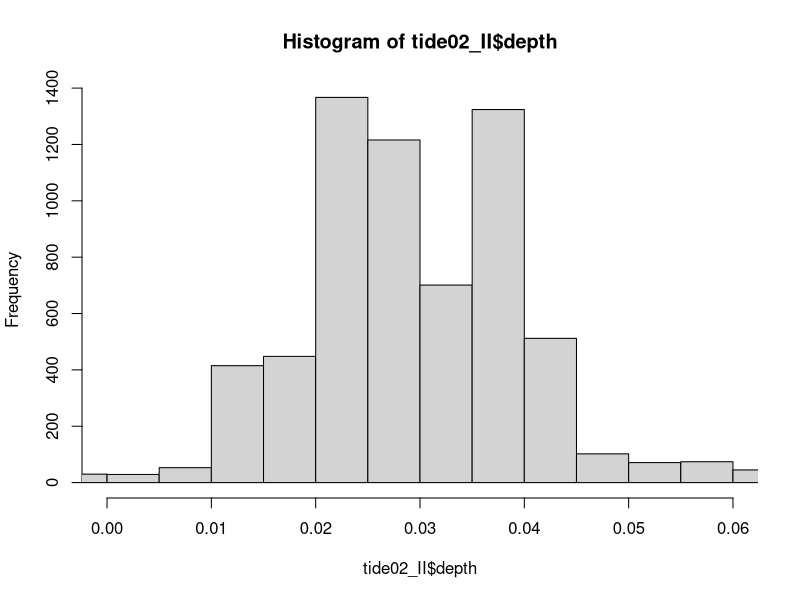
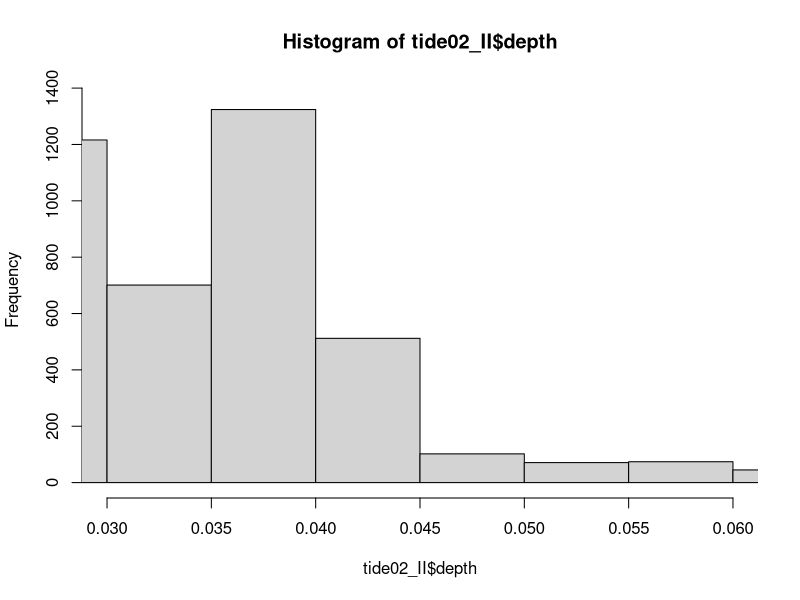
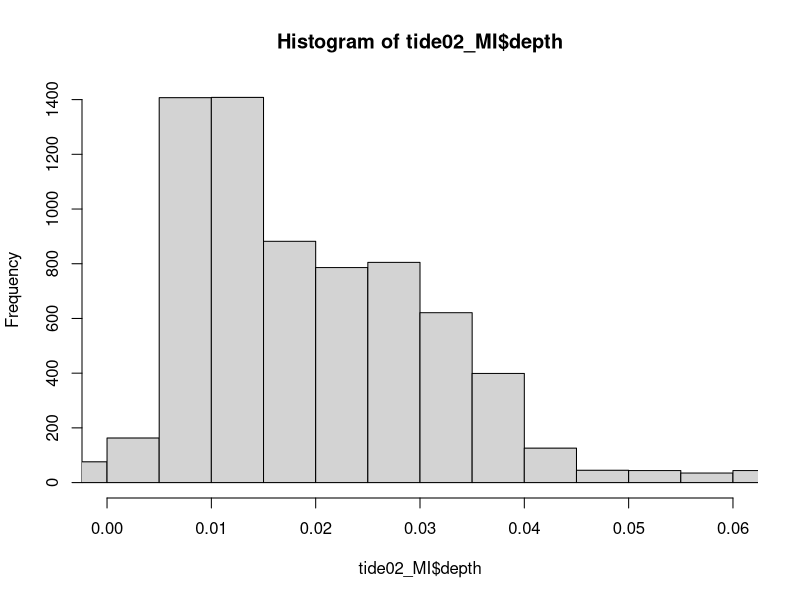
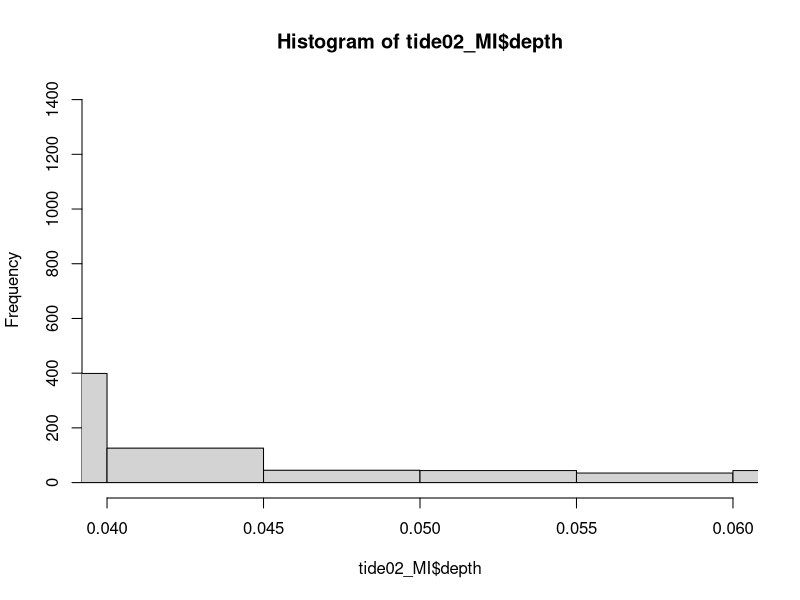
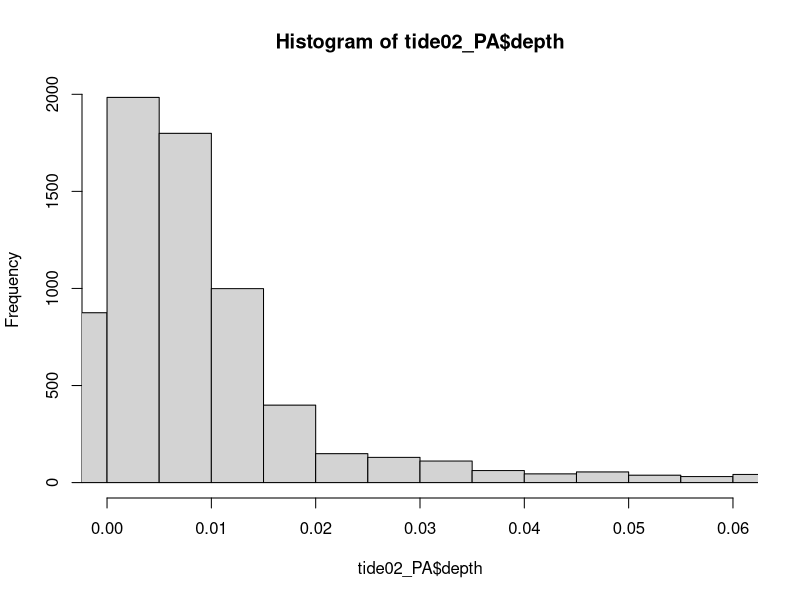
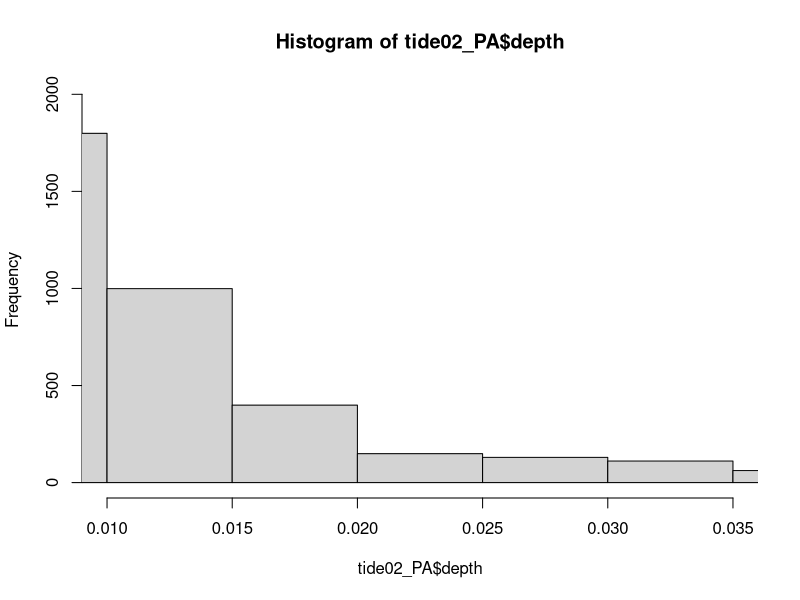
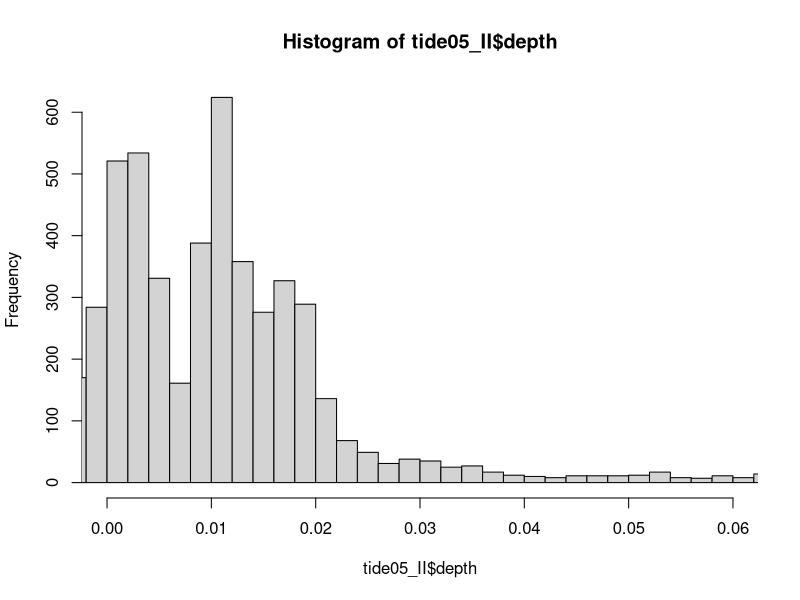
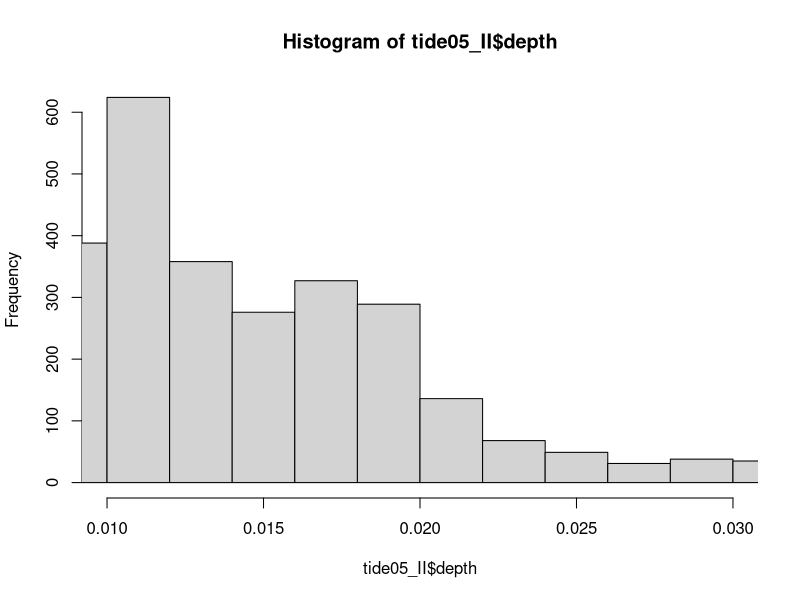

Recreate these plots in R, in order.
## ---- chunk 1
# load packages
library(ggplot2)
library(tidyr)
library(dplyr)
#working with time 
library(lubridate)
library(scales)
library(cowplot)

#rollmean is in the package zoo 
library(zoo)

## ---- chunk 2

#loading the combined xcel sheet 
tide02_II <- readxl::read_xlsx("data/372_LAC_0223.xlsx", 
    #skipping first line 
    skip=1, col_types = c("text", "guess", "numeric", "numeric", "numeric","numeric")) |>
  #dropping Nas
  drop_na()  |>
    #7/26/2023  9:20:00 AM
   filter(datetime > ymd_hms("2023-02-13 08:20:00"))


tide02_MI <- readxl::read_xlsx("data/211_LAC_0223.xlsx", 
    #skipping first line 
    skip=1,col_types = c("text", "guess", "numeric", "numeric", "numeric","numeric")) |>
   #dropping Nas
  drop_na() |>
      #7/26/2023  9:20:00 AM
   filter(datetime > ymd_hms("2023-02-13 08:20:00"))


tide02_PA <- readxl::read_xlsx("data/678_LAC_0223.xlsx", 
   #skipping first line 
  skip=1,col_types = c("text", "guess", "numeric", "numeric", "numeric","numeric")) |>
   #dropping Nas
  drop_na() |>
      #7/26/2023  9:20:00 AM
   filter(datetime > ymd_hms("2023-02-13 08:20:00"))



#loading the combined xcel sheet 
tide05_II <- readxl::read_xlsx("data/211_LAC_0523.xlsx", 
 #skipping first line                            
 skip=1)|>
   #dropping Nas
  drop_na()

tide05_MI <- readxl::read_xlsx("data/372_LAC_0523.xlsx", 
                               #skipping first line 
                               skip=1) |>
   #dropping Nas
  drop_na()

tide05_PA <- readxl::read_xlsx("data/678_LAC_0523.xlsx", 
                               #skipping first line 
                               skip=1) |>
   #dropping Nas
  drop_na()

#loading the combined xcel sheet 
tide07_II <- readxl::read_xlsx("data/211_LAC_0723.xlsx", 
                               #skipping first line 
                               skip=1) |>
   #dropping Nas
  drop_na() |>
    #7/26/2023  9:20:00 AM
   filter(datetime > ymd_hms("2023-07-26 10:00:00"))

tide07_MI <- readxl::read_xlsx("data/372_LAC_0723.xlsx", 
                               #skipping first line 
                               skip=1) |>
   #dropping Nas
  drop_na() |>
    #7/26/2023  9:20:00 AM
   filter(datetime > ymd_hms("2023-07-26 10:00:00"))

tide07_PA <- readxl::read_xlsx("data/678_LAC_0723.xlsx", 
                 #skipping first line 
                  skip=1) |>
            #dropping Nas
              drop_na() |>
  #7/26/2023  9:20:00 AM
   filter(datetime > ymd_hms("2023-07-26 10:00:00"))
  
## ---- chunk 3
#function for replacing negative values  
noNegdepth <- function(df) {
  #returning the line of values with 0's replaced
  return(test<-ifelse(
    #if the value is less than or equal to 0 
    df <= 0,
    #replace with a 0
    0,
    #and if not, give it the old razzle dazzle (OG value of depth)
    df))
}


#function time 
GimmeMeanLine <- function(df) {
  return(ave10depth <- rollmean(df,10, fill = list(NA, NULL, NA)))
}
  

#getting the experiment time from starting line
exp_time <- function(df) {
    #calling the experiment start time (first line)
      start_time <- df[1]
      return(as.numeric(difftime(df,start_time, units='hours')))

}

#function for replacing negative values  
Clean.Depth <- function(df,cutoff) {
  #returning the line of values with 0's replaced
  return(test<-ifelse(
    #if the value is less than or equal to 0.04 
    df <= cutoff,
    #replace with a zero (no water)
    0,
    #and if not, give it the old razzle dazzle (OG value of depth)
    df))
}
## ---- chunk 4
#site II
hist(tide02_II$depth,
     xlim=c(0.00,0.06),
     breaks = 100)
hist(tide02_II$depth,
     xlim=c(0.03,0.06),
     breaks = 100)

#site MI
hist(tide02_MI$depth,
     xlim=c(0.00,0.06),
     breaks = 100)
hist(tide02_MI$depth,
     xlim=c(0.04,0.06),
     breaks = 100)

#site PA
hist(tide02_PA$depth,
     xlim=c(0.00,0.06),
     breaks = 100)
hist(tide02_PA$depth,
     xlim=c(0.01,0.035),
     breaks = 100)

#may 
#site II
hist(tide05_II$depth,xlim=c(0.00,0.06),breaks = 100)
hist(tide05_II$depth,xlim=c(0.01,0.03), breaks = 100)

#site MI
hist(tide05_MI$depth,xlim=c(0.00,0.06), breaks = 100)
hist(tide05_MI$depth,xlim=c(0.02,0.04),breaks = 100)

#site PA
hist(tide05_PA$depth, xlim=c(0.00,0.06),breaks = 100)
hist(tide05_PA$depth,xlim=c(0.0,0.02), breaks = 100)

#July
#site II
hist(tide07_II$depth,xlim=c(0.00,0.06),breaks = 100)
hist(tide07_II$depth,xlim=c(0.01,0.03), breaks = 100)

#site MI
hist(tide07_MI$depth,xlim=c(0.00,0.06), breaks = 100)
hist(tide07_MI$depth, xlim=c(0.02,0.04), breaks = 100)

#site PA
hist(tide07_PA$depth,xlim=c(0.00,0.06), breaks = 100)
hist(tide07_PA$depth,xlim=c(0.0,0.02),breaks = 100)

## ---- chunk 5
#febuary Tides
tide02_II$depth<- Clean.Depth(tide02_II$depth, 0.045)
tide02_MI$depth<- Clean.Depth(tide02_MI$depth, 0.045)
tide02_PA$depth<- Clean.Depth(tide02_PA$depth, 0.015)

#may tides
tide05_II$depth<- Clean.Depth(tide05_II$depth, 0.0215)
tide05_MI$depth<- Clean.Depth(tide05_MI$depth, 0.03)
tide05_PA$depth<- Clean.Depth(tide05_PA$depth, 0.01)


#july tides
tide07_II$depth<- Clean.Depth(tide07_II$depth, 0.02)
tide07_MI$depth<- Clean.Depth(tide07_MI$depth, 0.03)
tide07_PA$depth<- Clean.Depth(tide07_PA$depth, 0.01)

## ---- chunk 6
tide02_II$exp_time<- exp_time(tide02_II$datetime)
tide02_MI$exp_time<- exp_time(tide02_MI$datetime)
tide02_PA$exp_time<- exp_time(tide02_PA$datetime)

tide05_II$exp_time<- exp_time(tide05_II$datetime)
tide05_MI$exp_time<- exp_time(tide05_MI$datetime)
tide05_PA$exp_time<- exp_time(tide05_PA$datetime)

tide07_II$exp_time<- exp_time(tide07_II$datetime)
tide07_MI$exp_time<- exp_time(tide07_MI$datetime)
tide07_PA$exp_time<- exp_time(tide07_PA$datetime)

## ---- chunk 7
#getting rolling means for 
#feb
tide02_meanline_II<- GimmeMeanLine(tide02_II$depth)
tide02_meanline_MI<- GimmeMeanLine(tide02_MI$depth)
tide02_meanline_PA<- GimmeMeanLine(tide02_PA$depth)

#may
tide05_meanline_II<- GimmeMeanLine(tide05_II$depth)
tide05_meanline_MI<- GimmeMeanLine(tide05_MI$depth)
tide05_meanline_PA<- GimmeMeanLine(tide05_PA$depth)

#July
tide07_meanline_II<- GimmeMeanLine(tide07_II$depth)
tide07_meanline_MI<- GimmeMeanLine(tide07_MI$depth)
tide07_meanline_PA<- GimmeMeanLine(tide07_PA$depth)
 
## ---- chunk 8
cleanDateX <-   
  #making the x nice
  scale_x_datetime(
    #null for no legend title 
    breaks = date_breaks("24 hours"),
    labels = date_format(format = " %d"))
## ---- chunk 9

July.m.tide <-ggplot() +
#average mean line
  
     geom_line(aes(tide07_II$datetime,tide07_meanline_II), color="#CDCD00",linewidth=0.5)+
  
      geom_line(aes(tide07_MI$datetime,tide07_meanline_MI), color="#8FBC8F",linewidth=0.5)+
  
   geom_line(aes(tide07_PA$datetime,tide07_meanline_PA), color="#CD9B9B",linewidth=0.5)+
   #PA
 # cleanDateX +
   #scaling the Y axis to all reflect same range
  scale_y_continuous(limits=c(-0.025,0.43))+ 
  
  labs(x=NULL, y=NULL, title=NULL) +
  
  theme_bw() +
  theme(plot.margin = unit(c(0, 0, 0, 0), "cm")) +
  
      scale_x_datetime(
    #null for no legend title
    name = NULL, 
    breaks = date_breaks("1 days"),
    labels = date_format(format = "%b %d")) 

#for your viewing pleasure
July.m.tide 
  
## ---- chunk 10
May.m.tide <-ggplot() +
#average mean line
   #MI
   geom_line(aes(tide05_PA$datetime,tide05_meanline_PA), color="#CD9B9B", linewidth=0.5)+
     #PA
   geom_line(aes(tide05_II$datetime,tide05_meanline_II), color="#CDCD00", linewidth=0.5)+
  
  geom_line(aes(tide05_MI$datetime,tide05_meanline_MI), color="#8FBC8F", linewidth=0.5)+

  #cleanDateX +
   #scaling the Y axis to all reflect same range
  scale_y_continuous(limits=c(-0.025,0.43))+ 
  
  labs(
    x=NULL,
    y=NULL,
    title= NULL) + 
    
  theme_bw() +
  
    scale_x_datetime(
    #null for no legend title
    name = NULL, 
    breaks = date_breaks("1 days"),
    labels = date_format(format = "%b %d"))+ 
  
  theme(plot.margin = unit(c(0, 0, 0, 0), "cm"))

#for your viewing pleasure
May.m.tide 
## ---- chunk 11
Feb.m.tide <- ggplot() +
#average mean line
  #_II
   geom_line(aes(tide02_II$datetime,tide02_meanline_II), color="#CDCD00", linewidth=0.5)+
  #MI
  geom_line(aes(tide02_MI$datetime,tide02_meanline_MI), color="#8FBC8F", linewidth=0.5)+
  #PA
   geom_line(aes(tide02_PA$datetime,tide02_meanline_PA), color="#CD9B9B", linewidth=0.5)+ 
  #cleanDateX +
   #scaling the Y axis to all reflect same range
  scale_y_continuous(limits=c(-0.025,0.43))+ 
  
  labs(
    x=NULL,
    y=NULL,
    title=NULL) +
  
    scale_x_datetime(
    #null for no legend title
    name = NULL, 
    breaks = date_breaks("1 days"),
    labels = date_format(format = "%b %d"))+ 
  
  theme(plot.margin = unit(c(0, 0, 0, 0), "cm"))+
    
  theme_bw()


#for your viewing pleasure
Feb.m.tide 
## ---- chunk 12

#plotting all of them 
plot_grid(Feb.m.tide,May.m.tide,July.m.tide,
          #making tide height the same
          align = "v",
          label_size = 8,
          #in three rows
          nrow=3)

ggsave("allTide_clean.pdf", width = 5, height = 3)


## ---- chunk 13
# island interior 
max(tide02_II$depth)
max(tide05_II$depth)
max(tide07_II$depth)

#% time out of water  (exposed)
#filtering so when depth >0 (underwater) / total number of measurements 
nrow(tide02_II|> filter(depth > 0))/nrow(tide02_II) * 100
nrow(tide05_II|> filter(depth >0)) / nrow(tide05_II) *100 
nrow(tide07_II|> filter(depth > 0)) / nrow(tide07_II) *100 

## ---- chunk 14
#MANGROVE interior
max(tide02_MI$depth)
max(tide05_MI$depth)
max(tide07_MI$depth)

#% time out of water  (exposed)
#filtering so when depth >0 (underwater) / total number of measurements 
nrow(tide02_MI|> filter(depth > 0)) / nrow(tide02_MI) * 100
nrow(tide05_MI|> filter(depth > 0)) / nrow(tide05_MI) * 100 
nrow(tide07_MI|> filter(depth > 0)) / nrow(tide07_MI) *100 
## ---- chunk 15
# island interior 
max(tide02_PA$depth)
max(tide05_PA$depth)
max(tide07_PA$depth)

#filtering so when depth >0 (underwater) / total number of measurements 
nrow(tide02_PA|> filter(depth > 0))/ nrow(tide02_PA) * 100
nrow(tide05_PA|> filter(depth >0)) / nrow(tide05_PA) *100 
nrow(tide07_PA|> filter(depth > 0)) / nrow(tide07_PA) *100 
